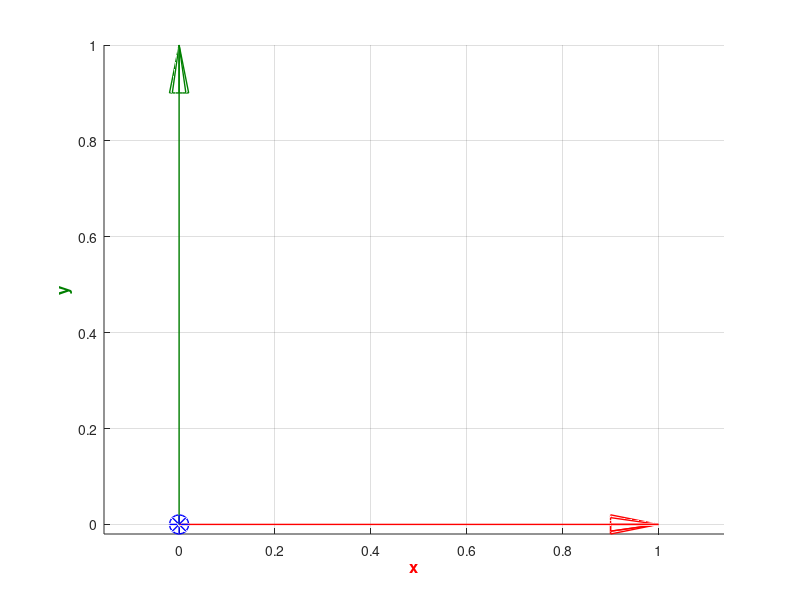

This chart was generated by the following MATLAB code:
function dcmshow(R, P, Length, Linewidth, Arrowhead)
% Ôóíêöèÿ äëÿ âèçóàëèçàöèè ìàòðèöû íàïðàâëÿþùèõ êîñèíóñîâ (ìàòðèöû ïîâîðîòà)
% Ïîâîðîò òîæäåñòâåíåí ïåðåõîäó â êîîðäèíàòíóþ ñèñòåìó ñ îñÿìè, çàäàííûìè ñòîëáöàìè ìàòðèöû ïîâîðîòà
% Öâåòà îñåé: XYZ == RGB
%
% R - ìàòðèöà ïîâîðîòà 3õ3 (èëè ìàòðèöà ïåðåõîäà 4x4)
% P - ïîëîæåíèå íà÷àëà êîîðäèíàò
% Length - äëèíà îñåé êîîðäèíàòíîé ñèñòåìû  
% Linewidth - òîëùèíà ëèíèé
% Arrowhead - ñòðåëêà (true/false)
% 
% Ïàðàìåòðû ìîãóò áûòü çàäàíû ÷àñòè÷íî 
% Åñëè R çàäàíî ìàòðèöåé ïåðåõîäà (ìàòðèöåé îäíîðîäíîãî ïðåîáðàçîâàíèÿ 4x4), òî ïîëîæåíèåì P áåðåòñÿ ÷åòâåðòûé ñòîëþåö R   


hold all
switch nargin
    case 4
        Arrowhead=true;
    case 3
        Linewidth=1;
        Arrowhead=true;
    case 2
        Length=1;
        Linewidth=1;
        Arrowhead=true;
    case 1       
        P=[0 0 0];
        Length=1;
        Linewidth=1;
        Arrowhead=true;
    case 0
        R=eye(3);
        P=[0 0 0];
        Length=1;
        Linewidth=1;
        Arrowhead=true;
end
if size(R,2)==4
    P=R(1:3,4);
    R=R(1:3,1:3);
end
if length(P)~=3
    P=[0 0 0];
end
if size(R,1)~=3 || size(R,2)~=3
    R=eye(3);
end


col=[1 0 0; 0 0.5 0; 0 0 1];
for i=1:3
    plot3(P(1)+[0 R(1,i)]*Length, P(2)+[0 R(2,i)]*Length, P(3)+[0 R(3,i)]*Length,'Color',col(i,:),'LineWidth',Linewidth)
end

if Arrowhead
    n=17;
    t=linspace(0,2*pi,n);
    s=[1 0.9*ones(1,n); 0 sin(t)*0.02; 0 cos(t)*0.02];
    p={[1 2],[1 4],[1 6],[1 8],[1 10],[1 12],[1 14],[1 16],2:n+1};
    for i=1:3
        v=R*s;
        for j=1:length(p)
            plot3(P(1)+v(1,p{j})*Length, P(2)+v(2,p{j})*Length, P(3)+v(3,p{j})*Length, 'Color',col(i,:),'LineWidth',Linewidth)
        end
        s=[s(3,:); s(1:2,:)];
    end
end
xlabel('x','FontSize',12,'FontWeight','bold','Color','r')
ylabel('y','FontSize',12,'FontWeight','bold','Color',[0 0.5 0])
zlabel('z','FontSize',12,'FontWeight','bold','Color','b')
grid on
set(gca,'Clipping','off')
axis equal
%axis vis3d
